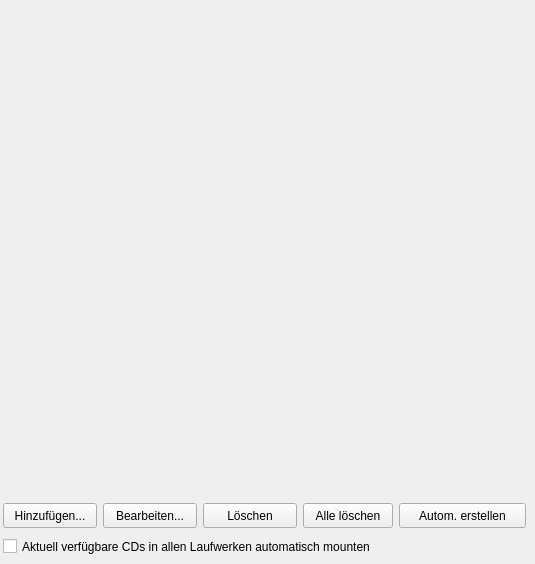
      <widget class="QWidget" name="MountingSheet">
        <attribute name="title"><string>MountingSheet</string></attribute>
        <attribute name="icon"><iconset resource="../../resources/dfend.qrc"><normaloff>:/imagelists/ProfileEditorFormUnit/ImageList/4.png</normaloff></iconset></attribute>
        <property name="vclDesignWidth" stdset="0"><number>529</number></property>
        <property name="vclDesignHeight" stdset="0"><number>587</number></property>
        <widget class="TListView" name="MountingListView">
          <property name="geometry"><rect><x>3</x><y>16</y><width>523</width><height>481</height></rect></property>
          <property name="vclPopupMenu" stdset="0"><string notr="true">PopupMenu</string></property>
          <property name="viewStyle" stdset="0"><string notr="true">vsReport</string></property>
          <property name="readOnly" stdset="0"><bool>true</bool></property>
        </widget>
        <widget class="QPushButton" name="MountingAddButton">
          <property name="geometry"><rect><x>3</x><y>503</y><width>94</width><height>25</height></rect></property>
          <property name="tag" stdset="0"><number>5</number></property>
          <property name="text"><string>Hinzufügen...</string></property>
          <property name="icon"><iconset resource="../../resources/dfend.qrc"><normaloff>:/glyphs/a7fc1030571280f9.png</normaloff></iconset></property>
          <property name="autoDefault"><bool>false</bool></property>
          <property name="vclOnClick" stdset="0"><string notr="true">ButtonWork</string></property>
        </widget>
        <widget class="QPushButton" name="MountingEditButton">
          <property name="geometry"><rect><x>103</x><y>503</y><width>94</width><height>25</height></rect></property>
          <property name="tag" stdset="0"><number>6</number></property>
          <property name="text"><string>Bearbeiten...</string></property>
          <property name="icon"><iconset resource="../../resources/dfend.qrc"><normaloff>:/glyphs/8cae1683440d5f8e.png</normaloff></iconset></property>
          <property name="autoDefault"><bool>false</bool></property>
          <property name="vclOnClick" stdset="0"><string notr="true">ButtonWork</string></property>
        </widget>
        <widget class="QPushButton" name="MountingDelButton">
          <property name="geometry"><rect><x>203</x><y>503</y><width>94</width><height>25</height></rect></property>
          <property name="tag" stdset="0"><number>7</number></property>
          <property name="text"><string>Löschen</string></property>
          <property name="icon"><iconset resource="../../resources/dfend.qrc"><normaloff>:/glyphs/86ad06b420cc830c.png</normaloff></iconset></property>
          <property name="autoDefault"><bool>false</bool></property>
          <property name="vclOnClick" stdset="0"><string notr="true">ButtonWork</string></property>
        </widget>
        <widget class="QPushButton" name="MountingDeleteAllButton">
          <property name="geometry"><rect><x>303</x><y>503</y><width>90</width><height>25</height></rect></property>
          <property name="tag" stdset="0"><number>8</number></property>
          <property name="text"><string>Alle löschen</string></property>
          <property name="autoDefault"><bool>false</bool></property>
          <property name="vclOnClick" stdset="0"><string notr="true">ButtonWork</string></property>
        </widget>
        <widget class="QPushButton" name="MountingAutoCreateButton">
          <property name="geometry"><rect><x>399</x><y>503</y><width>127</width><height>25</height></rect></property>
          <property name="tag" stdset="0"><number>20</number></property>
          <property name="text"><string>Autom. erstellen</string></property>
          <property name="autoDefault"><bool>false</bool></property>
          <property name="vclOnClick" stdset="0"><string notr="true">ButtonWork</string></property>
        </widget>
        <widget class="QCheckBox" name="AutoMountCheckBox">
          <property name="geometry"><rect><x>3</x><y>538</y><width>501</width><height>17</height></rect></property>
          <property name="text"><string>Aktuell verfügbare CDs in allen Laufwerken automatisch mounten</string></property>
        </widget>
      </widget>
